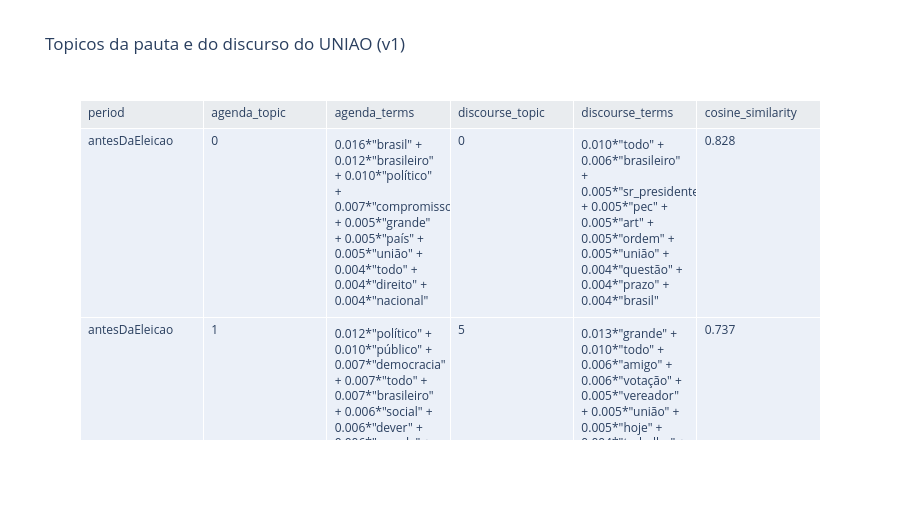

The code cell stored with this chart in its notebook:
### Code cell
# Topicos do UNIAO - v1 (antes e depois)
uniao_v1 = (
    similarity_df[(similarity_df["party"] == "UNIAO") & (similarity_df["flow"] == "v1")]
    .sort_values(["period", "cosine_similarity"], ascending=[True, False])
    [["period", "agenda_topic", "agenda_terms", "discourse_topic", "discourse_terms", "cosine_similarity"]]
)
if uniao_v1.empty:
    raise ValueError("Sem dados para UNIAO no fluxo v1.")

uniao_v1_display = uniao_v1.copy()
uniao_v1_display["cosine_similarity"] = uniao_v1_display["cosine_similarity"].round(3)

fig_uniao_v1 = go.Figure(
    data=[
        go.Table(
            header=dict(values=list(uniao_v1_display.columns), fill_color="#e9ecef", align="left"),
            cells=dict(values=[uniao_v1_display[col] for col in uniao_v1_display.columns], align="left"),
        )
    ]
)
fig_uniao_v1.update_layout(title="Topicos da pauta e do discurso do UNIAO (v1)", height=520)
fig_uniao_v1.show()

### Figure 1 — Plotly figure (JSON) as saved in the notebook; plotly's stock layout.template omitted (floating-point values rounded to 4 significant figures)
{"data": [{"cells": {"align": "left", "values": [["antesDaEleicao", "antesDaEleicao", "depoisDaEleicao", "depoisDaEleicao"], [0, 1, 0, 1], ["0.016*\"brasil\" + 0.012*\"brasileiro\" + 0.010*\"político\" + 0.007*\"compromisso\" + 0.005*\"grande\" + 0.005*\"país\" + 0.005*\"união\" + 0.004*\"todo\" + 0.004*\"direito\" + 0.004*\"nacional\"", "0.012*\"político\" + 0.010*\"público\" + 0.007*\"democracia\" + 0.007*\"todo\" + 0.007*\"brasileiro\" + 0.006*\"social\" + 0.006*\"dever\" + 0.006*\"grande\" + 0.005*\"cidadão\" + 0.005*\"força\"", "0.016*\"brasil\" + 0.012*\"brasileiro\" + 0.010*\"político\" + 0.007*\"compromisso\" + 0.005*\"grande\" + 0.005*\"país\" + 0.005*\"união\" + 0.004*\"todo\" + 0.004*\"direito\" + 0.004*\"nacional\"", "0.012*\"político\" + 0.010*\"público\" + 0.007*\"democracia\" + 0.007*\"todo\" + 0.007*\"brasileiro\" + 0.006*\"social\" + 0.006*\"dever\" + 0.006*\"grande\" + 0.005*\"cidadão\" + 0.005*\"força\""], [0, 5, 1, 1], ["0.010*\"todo\" + 0.006*\"brasileiro\" + 0.005*\"sr_presidente\" + 0.005*\"pec\" + 0.005*\"art\" + 0.005*\"ordem\" + 0.005*\"união\" + 0.004*\"questão\" + 0.004*\"prazo\" + 0.004*\"brasil\"", "0.013*\"grande\" + 0.010*\"todo\" + 0.006*\"amigo\" + 0.006*\"votação\" + 0.005*\"vereador\" + 0.005*\"união\" + 0.005*\"hoje\" + 0.004*\"trabalho\" + 0.004*\"brasil\" + 0.004*\"sr_presidente\"", "0.017*\"todo\" + 0.007*\"sr_presidente\" + 0.007*\"casa\" + 0.006*\"brasil\" + 0.006*\"ano\" + 0.006*\"momento\" + 0.005*\"país\" + 0.005*\"parlamentar\" + 0.005*\"crime\" + 0.005*\"brasileiro\"", "0.017*\"todo\" + 0.007*\"sr_presidente\" + 0.007*\"casa\" + 0.006*\"brasil\" + 0.006*\"ano\" + 0.006*\"momento\" + 0.005*\"país\" + 0.005*\"parlamentar\" + 0.005*\"crime\" + 0.005*\"brasileiro\""], [0.828, 0.737, 0.771, 0.745]]}, "header": {"align": "left", "fill": {"color": "#e9ecef"}, "values": ["period", "agenda_topic", "agenda_terms", "discourse_topic", "discourse_terms", "cosine_similarity"]}, "type": "table"}], "layout": {"height": 520, "title": {"text": "Topicos da pauta e do discurso do UNIAO (v1)"}}}
